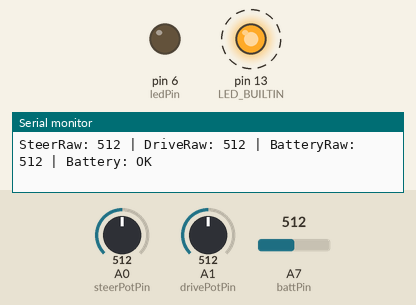
The sketch below on a simulated Arduino Nano, built with avr-gcc and run on an emulated ATmega328P. Parts: output pins drawn as LEDs (lit = HIGH), the last lines printed to the serial monitor. Dashed ring = blinking. Inputs (shaded band) come from the test bench; at power-on: A7 (battPin) = 512, A0 (steerPotPin) = 512, A1 (drivePotPin) = 512.

Above: at 0.94 s.
1.3 s: A7 (battPin) set to 226
4.3 s: A7 (battPin) set to 197
At 4.95 s:
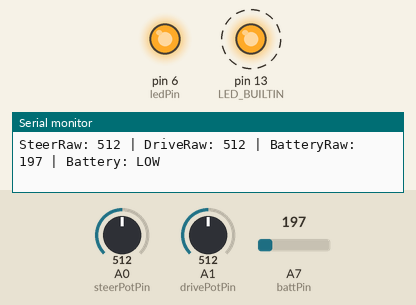
7.3 s: A7 (battPin) set to 221
At 8.36 s:
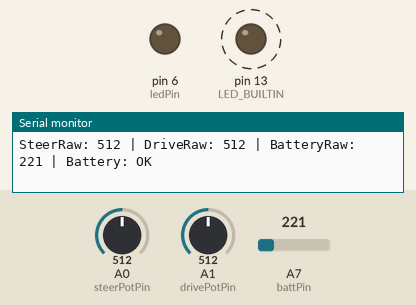
10.3 s: A0 (steerPotPin) set to 104
13.3 s: A0 (steerPotPin) set to 92
16.3 s: A1 (drivePotPin) set to 11
19.3 s: A1 (drivePotPin) set to 8
Timing chart, 0 to 23.3 s (numbered marks = the images above; inputs shaded):
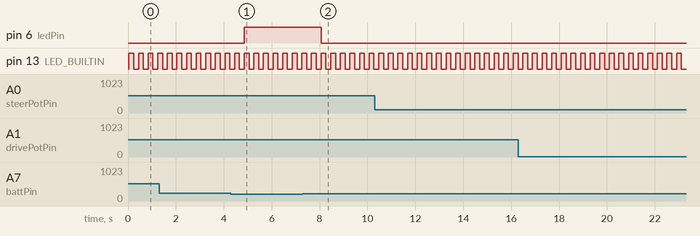

The sketch:

03_PotentiometersSerial.ino
```cpp
// ==========================================================
// Module 3: Two Potentiometers + Serial + Low Battery LED
// ==========================================================
// This program:
// 1. Blinks built-in LED (system alive)
// 2. Reads TWO potentiometers:
//      - A0 = Steering
//      - A1 = Throttle
// 3. Prints both values to Serial Monitor
// 4. Uses external LED as LOW BATTERY indicator
// ==========================================================


// -----------------------------
// Pin Definitions
// -----------------------------
const int ledPin = 6;        // External LED (LOW BAT)
const int steerPotPin = A0;  // Steering pot
const int drivePotPin = A1;  // Throttle pot
const int battPin = A7;      // Battery via divider

const int lowBattThreshold = 211;


void setup() {
  // LEDs
  pinMode(LED_BUILTIN, OUTPUT);
  pinMode(ledPin, OUTPUT);

  // Serial
  Serial.begin(9600);
  Serial.println("Steering + Throttle + Battery Monitor");
}


void loop() {
  // ==========================================================
  // Read potentiometers
  // ==========================================================
  int steerRaw = analogRead(steerPotPin);  // 0 → 1023
  int driveRaw = analogRead(drivePotPin);  // 0 → 1023


  // ==========================================================
  // Read battery
  // ==========================================================
  int battReading = analogRead(battPin);
  bool lowBatt = battReading < lowBattThreshold;


  // ==========================================================
  // Serial Output
  // ==========================================================
  Serial.print("SteerRaw: ");
  Serial.print(steerRaw);

  Serial.print(" | DriveRaw: ");
  Serial.print(driveRaw);

  Serial.print(" | BatteryRaw: ");
  Serial.print(battReading);

  Serial.print(" | Battery: ");
  Serial.println(lowBatt ? "LOW" : "OK");


  // ==========================================================
  // Built-in LED (heartbeat)
  // ==========================================================
  digitalWrite(LED_BUILTIN, HIGH);
  delay(200);
  digitalWrite(LED_BUILTIN, LOW);
  delay(200);


  // ==========================================================
  // External LED = LOW BAT indicator
  // ==========================================================
  if (lowBatt) {
    digitalWrite(ledPin, HIGH);
  } else {
    digitalWrite(ledPin, LOW);
  }
}
```

Measured:
- the behaviour switches between 211 and 210 on A7 (battPin) (found by bisection; images 0 and 1)
- after the input at 4.3 s, pin 6 (ledPin): LOW → HIGH after 0.55 s
- after the input at 7.3 s, pin 6 (ledPin): HIGH → LOW after 0.76 s
- by itself, pin 13 (LED_BUILTIN): alternates HIGH for 0.20 s and LOW for 0.20 s
